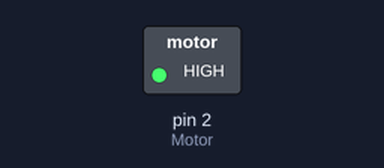
Simulated run of this sketch. Board: Arduino Uno, built with avr-gcc and run on an emulated ATmega328P. Shown: switched loads named in the sketch (green lamp = pin HIGH). Dashed ring = blinking.

Above: at 0.5 s.
Timing chart, 0 to 4.6 s (numbered marks = the images above):
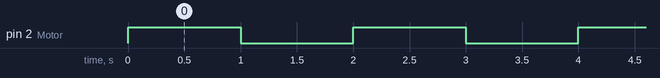

The sketch:

Motor_spin.ino
```cpp
const int Motor = 2;
//Juodas GND
//Raudonas pin (2)
void setup() {
  // put your setup code here, to run once:
  pinMode(Motor, OUTPUT);
}

void loop() {
  /*
  static int speedC = 5;
  static int speedDir = 1;
  // put your main code here, to run repeatedly:
  if((speedC == 255) || (speedC == 0))
  {
    speedDir *= -1;
  }
  speedC += 5 * speedDir;

  analogWrite(Motor, speedC);
  delay(50);*/

  int speedM = 255;
  analogWrite(Motor, speedM);
  delay(1000);
  speedM = 0;
  analogWrite(Motor, speedM);
  delay(1000);
}
```

Measured:
- by itself, pin 2 (Motor): alternates HIGH for 1.0 s and LOW for 1.0 s
